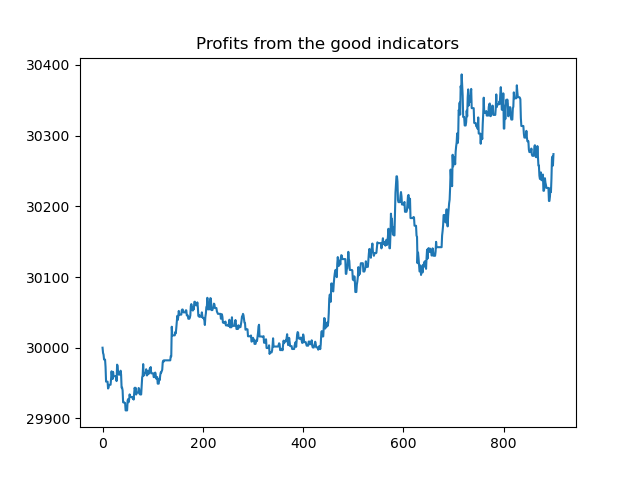

Source code (Python):
import ccxt
import talib
import pandas as pd
import numpy as np
import time
import matplotlib.pyplot as plt

# Initialize the bot
exchange = ccxt.binance()
symbol = 'BTC/USDT'

# Test phase
# exchange.set_sandbox_mode(True)
api_key = open("api_key", "r")
exchange.apiKey = api_key.read()
api_key.close()
secret = open("secret", "r")
exchange.secret = secret.read()
secret.close()
# print(exchange.urls)

n_indicators = 5
aggression = 2  # Aggression variable from 1 to n_indicators/2

long = False
short = False

capital = 30000
bitcoins = 0

ohlcv = exchange.fetch_ohlcv(symbol, '1m', limit=1000)
df = pd.DataFrame(
    ohlcv, columns=['timestamp', 'open', 'high', 'low', 'close', 'volume'])

# Calculate indicators
df['macd'], df['macd_signal'], df['macd_hist'] = talib.MACD(
    df['close'], fastperiod=12, slowperiod=26, signalperiod=9)
df['rsi'] = talib.RSI(df['close'], timeperiod=14)
df['bollinger_upper'], df['bollinger_middle'], df['bollinger_lower'] = talib.BBANDS(
    df['close'], timeperiod=20)
df['stoch_k'], df['stoch_d'] = talib.STOCH(
    df['high'], df['low'], df['close'], fastk_period=14, slowk_period=3, slowd_period=3)
df['adx'] = talib.ADX(df['high'], df['low'], df['close'], timeperiod=14)


def buy(i):
    global capital, bitcoins
    price = df["close"][i]
    capital -= price
    bitcoins += 1


def sell(i):
    global capital, bitcoins
    price = df["close"][i]
    capital += price
    bitcoins -= 1


profits = np.zeros(900)

# Define trading strategy
for i in range(100, 1000):
    if np.sum([(df['macd'][i] > df['macd_signal'][i]), (df['rsi'][i] > 50), (df['close'][i] > df['bollinger_middle'][i]), (df['stoch_k'][i] > df['stoch_d'][i]), (df['adx'][i] > 25)]) > n_indicators - aggression:
        # Buy signal
        if(not long):
            long = True
            short = False
            while (bitcoins < 1):
                # exchange.create_market_buy_order(symbol, 1)
                buy(i)
    elif np.sum([(df['macd'][i] < df['macd_signal'][i]), (df['rsi'][i] < 50), (df['close'][i] < df['bollinger_middle'][i]), (df['stoch_k'][i] < df['stoch_d'][i]), (df['adx'][i] < 20)]) > n_indicators - aggression:
        # Sell signal
        if (not short):
            long = False
            short = True
            while (bitcoins > -1):
                # exchange.create_market_sell_order(symbol, 1)
                sell(i)
    else:
        # Do nothing
        if (long):
            # exchange.create_market_sell_order(symbol, 1)
            sell(i)
        if (short):
            # exchange.create_market_buy_order(symbol, 1)
            buy(i)
        long = False
        short = False
        pass
    profits[i-100] = capital + df["close"][i]*bitcoins

plt.plot(profits)
plt.title("Profits from the good indicators")
plt.show()
